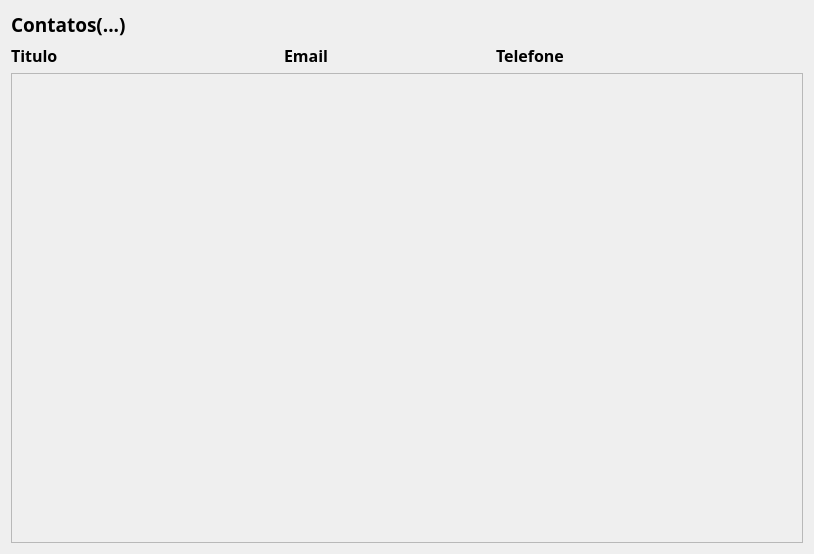
<?xml version="1.0" encoding="UTF-8"?>
<ui version="4.0">
 <class>Form</class>
 <widget class="QWidget" name="Form">
  <property name="geometry">
   <rect>
    <x>0</x>
    <y>0</y>
    <width>814</width>
    <height>554</height>
   </rect>
  </property>
  <property name="windowTitle">
   <string>Form</string>
  </property>
  <layout class="QVBoxLayout" name="verticalLayout">
   <item>
    <widget class="QLabel" name="label_contatos">
     <property name="font">
      <font>
       <family>Arial Black</family>
       <pointsize>14</pointsize>
       <weight>75</weight>
       <bold>true</bold>
      </font>
     </property>
     <property name="text">
      <string>Contatos(...)</string>
     </property>
    </widget>
   </item>
   <item>
    <layout class="QGridLayout" name="gridLayout">
     <item row="0" column="4">
      <spacer name="horizontalSpacer">
       <property name="orientation">
        <enum>Qt::Horizontal</enum>
       </property>
       <property name="sizeType">
        <enum>QSizePolicy::Fixed</enum>
       </property>
       <property name="sizeHint" stdset="0">
        <size>
         <width>100</width>
         <height>20</height>
        </size>
       </property>
      </spacer>
     </item>
     <item row="0" column="3">
      <widget class="QLabel" name="label_3">
       <property name="sizePolicy">
        <sizepolicy hsizetype="Preferred" vsizetype="Preferred">
         <horstretch>0</horstretch>
         <verstretch>0</verstretch>
        </sizepolicy>
       </property>
       <property name="minimumSize">
        <size>
         <width>0</width>
         <height>0</height>
        </size>
       </property>
       <property name="font">
        <font>
         <family>Arial Black</family>
         <pointsize>12</pointsize>
         <weight>75</weight>
         <bold>true</bold>
        </font>
       </property>
       <property name="text">
        <string>Telefone</string>
       </property>
      </widget>
     </item>
     <item row="0" column="2">
      <widget class="QLabel" name="label_2">
       <property name="sizePolicy">
        <sizepolicy hsizetype="Preferred" vsizetype="Preferred">
         <horstretch>0</horstretch>
         <verstretch>0</verstretch>
        </sizepolicy>
       </property>
       <property name="minimumSize">
        <size>
         <width>0</width>
         <height>0</height>
        </size>
       </property>
       <property name="maximumSize">
        <size>
         <width>16777215</width>
         <height>16777215</height>
        </size>
       </property>
       <property name="font">
        <font>
         <family>Arial Black</family>
         <pointsize>12</pointsize>
         <weight>75</weight>
         <bold>true</bold>
        </font>
       </property>
       <property name="text">
        <string>Email</string>
       </property>
      </widget>
     </item>
     <item row="0" column="0">
      <widget class="QLabel" name="label">
       <property name="sizePolicy">
        <sizepolicy hsizetype="Preferred" vsizetype="Preferred">
         <horstretch>0</horstretch>
         <verstretch>0</verstretch>
        </sizepolicy>
       </property>
       <property name="minimumSize">
        <size>
         <width>200</width>
         <height>0</height>
        </size>
       </property>
       <property name="font">
        <font>
         <family>Arial Black</family>
         <pointsize>12</pointsize>
         <weight>75</weight>
         <bold>true</bold>
        </font>
       </property>
       <property name="text">
        <string>Titulo</string>
       </property>
      </widget>
     </item>
     <item row="0" column="1">
      <spacer name="horizontalSpacer_3">
       <property name="orientation">
        <enum>Qt::Horizontal</enum>
       </property>
       <property name="sizeType">
        <enum>QSizePolicy::Fixed</enum>
       </property>
       <property name="sizeHint" stdset="0">
        <size>
         <width>60</width>
         <height>20</height>
        </size>
       </property>
      </spacer>
     </item>
    </layout>
   </item>
   <item>
    <widget class="QScrollArea" name="scrollArea">
     <property name="widgetResizable">
      <bool>true</bool>
     </property>
     <widget class="QWidget" name="scrollAreaWidgetContents">
      <property name="geometry">
       <rect>
        <x>0</x>
        <y>0</y>
        <width>794</width>
        <height>20</height>
       </rect>
      </property>
      <property name="sizePolicy">
       <sizepolicy hsizetype="Preferred" vsizetype="Fixed">
        <horstretch>0</horstretch>
        <verstretch>0</verstretch>
       </sizepolicy>
      </property>
      <layout class="QVBoxLayout" name="verticalLayout_2">
       <item>
        <layout class="QVBoxLayout" name="painel_contatos"/>
       </item>
      </layout>
     </widget>
    </widget>
   </item>
  </layout>
 </widget>
 <resources/>
 <connections/>
</ui>
